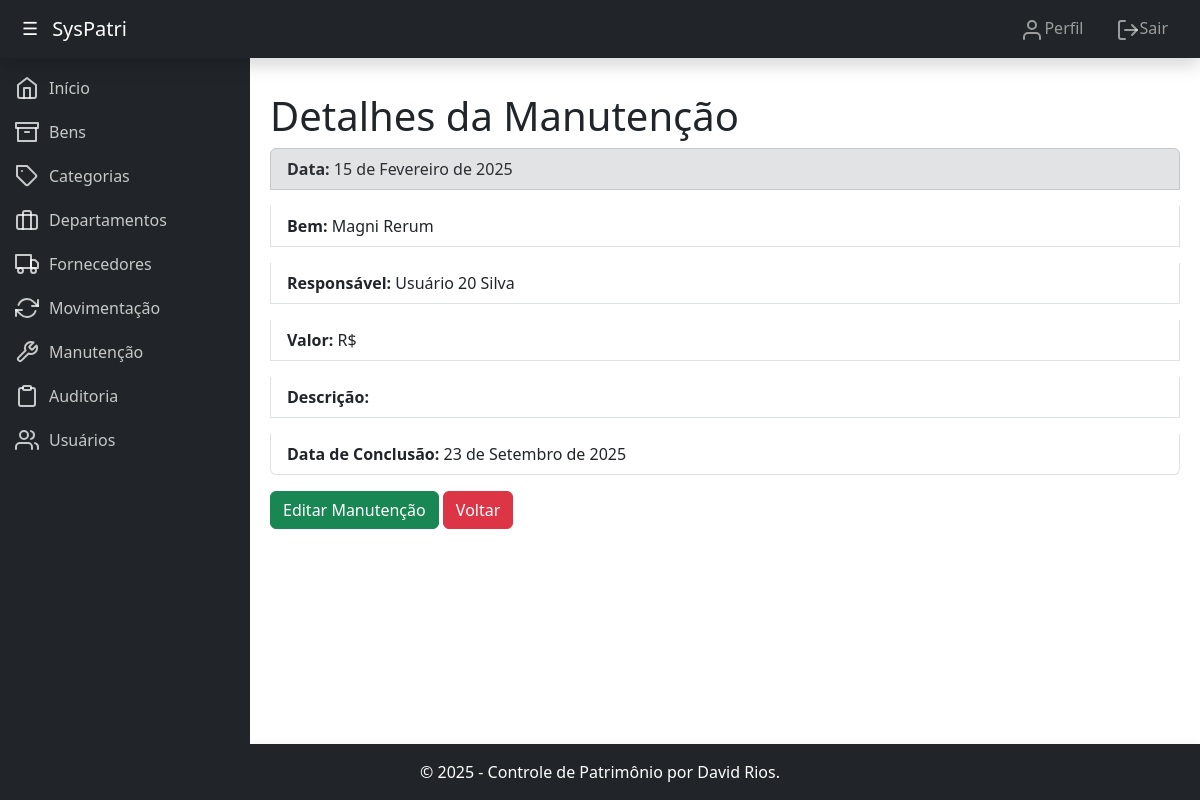
The page /controle/manutencoes/detalhes/62/ (signed in) on the database its author committed.
### controle/models.py (models this page shows, shortened)
class Manutencao(models.Model):
    bem = models.ForeignKey(Bem, on_delete=models.CASCADE, verbose_name="Bem")
    data_inicio = models.DateField(verbose_name="Data de Início")
    data_fim = models.DateField(blank=True, null=True, verbose_name="Data de Término")
    responsavel = models.ForeignKey(Usuario, on_delete=models.SET_NULL, null=True, verbose_name="Responsável")
    custo = models.DecimalField(max_digits=10, decimal_places=2, blank=True, null=True, verbose_name="Custo")
    descricao = models.TextField(verbose_name="Descrição")
    class Meta:
        verbose_name = "Manutenção"
        verbose_name_plural = "Manutenções"

### patrimonio/models.py (models this page shows)
class Bem(models.Model):
    nome = models.CharField(max_length=100, verbose_name="Nome")
    descricao = models.TextField(blank=True, null=True, verbose_name="Descrição")
    categoria = models.ForeignKey(Categoria, on_delete=models.SET_NULL, null=True, verbose_name="Categoria")
    departamento = models.ForeignKey(Departamento, on_delete=models.SET_NULL, null=True, verbose_name="Departamento")
    fornecedor = models.ForeignKey(Fornecedor, on_delete=models.SET_NULL, null=True, verbose_name="Fornecedor")
    data_aquisicao = models.DateField(verbose_name="Data de Aquisição")
    valor = models.DecimalField(max_digits=10, decimal_places=2, verbose_name="Valor")
    rfid = models.CharField(max_length=50, unique=True, verbose_name="RFID")
    status = models.CharField(max_length=20, choices=[('ativo', 'Ativo'), ('inativo', 'Inativo')], default='ativo', verbose_name="Status")
    def __str__(self):
        return self.nome
    class Meta:
        verbose_name = "Bem"
        verbose_name_plural = "Bens"

### core/models.py (models this page shows)
class Usuario(AbstractUser):
    departamento = models.ForeignKey(Departamento, on_delete=models.SET_NULL, null=True, blank=True, verbose_name="Departamento")
    cargo = models.CharField(max_length=100, blank=True, null=True, verbose_name="Cargo")
    gerente = models.BooleanField(default=False, verbose_name="Gerente")
    groups = models.ManyToManyField(
        'auth.Group',
        verbose_name='groups',
        blank=True,
        help_text='The groups this user belongs to. A user will get all permissions granted to each of their groups.',
        related_name="usuario_groups",  # Nome único para o related_name
        related_query_name="usuario",
    )
    user_permissions = models.ManyToManyField(
        'auth.Permission',
        verbose_name='user permissions',
        blank=True,
        help_text='Specific permissions for this user.',
        related_name="usuario_permissions",  # Nome único para o related_name
        related_query_name="usuario",
    )
    def __str__(self):
        return self.get_full_name() or self.username

### controle/views.py (the view)
# urls.py: path('manutencoes/detalhes/<int:pk>/', views.detalhes_manutencao, name='detalhes_manutencao'),
@login_required
def detalhes_manutencao(request, pk):
    manutencao = get_object_or_404(Manutencao, pk=pk)
    return render(request, 'detalhes_manutencao.html', {'manutencao': manutencao})

### controle/templates/detalhes_manutencao.html (shortened to what this page needs)
{% extends 'base.html' %}
{% block content %}
    <h1>Detalhes da Manutenção</h1>
    <ul class="list-group">
        <p class="list-group-item list-group-item-secondary"><strong>Data:</strong> {{ manutencao.data_inicio }}</p>
        <p class="list-group-item"><strong>Bem:</strong> {{ manutencao.bem }}</p>
        <p class="list-group-item"><strong>Responsável:</strong> {{ manutencao.responsavel }}</p>
        <p class="list-group-item"><strong>Valor:</strong> R$ {{ manutencao.departamento }}</p>
        <p class="list-group-item"><strong>Descrição:</strong> {{ manutencao.observacao }}</p>
        <p class="list-group-item"><strong>Data de Conclusão:</strong> {{ manutencao.data_fim }}</p>
    </ul>
    <a class="btn btn-success" href"{% url 'atualizar_manutencao' manutencao.pk %}">Editar Manutenção</a>
    <a class="btn btn-danger" href"{% url 'listar_manutencoes' %}">Voltar</a>
{% endblock %}

### rows shown on the page
Manutencao: data_inicio "15 de Fevereiro de 2025", bem "Magni Rerum", responsavel "Usuário 20 Silva", data_fim "23 de Setembro de 2025"
